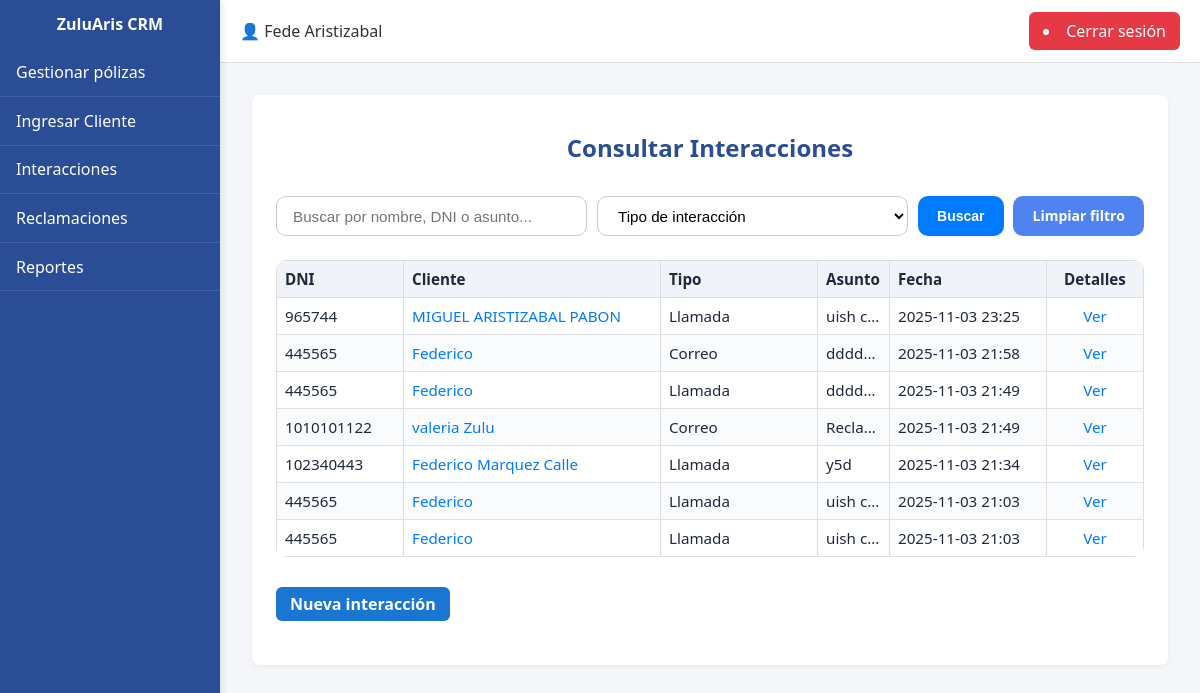
/interacciones/ (signed in), run on the app's committed database.
### CRM/models.py (models this page shows)
class Interacciones(models.Model):
    id = models.AutoField(primary_key=True)
    dni_cliente = models.ForeignKey(Clientes, on_delete=models.CASCADE)
    dni_asesor = models.ForeignKey(Usuarios, on_delete=models.CASCADE)
    fecha = models.DateTimeField(auto_now_add=True)
    id_tipo_interaccion = models.ForeignKey(TipoInteraccion, on_delete=models.CASCADE)
    asunto = models.CharField(max_length=100)
    observaciones = models.CharField(max_length=500, blank=True, null=True)
    class Meta:
        db_table = "interacciones"

class Clientes(models.Model):
    dni = models.CharField(max_length=50, primary_key=True)
    id_tipo_dni = models.ForeignKey(Tipo_DNI, on_delete=models.CASCADE)
    nombre = models.CharField(max_length=200)
    direccion = models.CharField(max_length=200, blank=True, null=True)
    id_ciudad = models.ForeignKey(Ciudades, on_delete=models.CASCADE)
    telefono = models.CharField(max_length=50, blank=True, null=True)
    celular = models.CharField(max_length=50)
    correo = models.EmailField(blank=True, null=True)
    asesor = models.ForeignKey("Usuarios", on_delete=models.SET_NULL, null=True, blank=True, related_name="clientes")
    class Meta:
        db_table = "clientes"

class TipoInteraccion(models.Model):
    id = models.AutoField(primary_key=True)
    descripcion = models.CharField(max_length=50, unique=True)
    class Meta:
        db_table = "tipo_interaccion"

### CRM/views.py (the view)
# urls.py: path('interacciones/', CRM.views.interacciones, name='interacciones'),
def interacciones(request):
    if not request.user.is_authenticated:
        messages.error(request, "Debes iniciar sesión para acceder a esta sección.")
        return redirect("/login")
    try:
        asesor = Usuarios.objects.get(user=request.user)
    except Usuarios.DoesNotExist:
        messages.error(request, "Tu cuenta no está asociada a un perfil válido.")
        return redirect("/")
    interacciones = Interacciones.objects.filter(dni_asesor=asesor).select_related(
        "dni_cliente", "id_tipo_interaccion"
    )
    query = request.GET.get("q")  # nombre o dni del cliente
    tipo_id = request.GET.get("tipo")
    if query:
        interacciones = interacciones.filter(
            Q(dni_cliente__nombre__icontains=query)
            | Q(dni_cliente__dni__icontains=query)
            | Q(asunto__icontains=query)
        )
    if tipo_id:
        interacciones = interacciones.filter(id_tipo_interaccion_id=tipo_id)
    interacciones = interacciones.order_by("-fecha")
    context = {
        "interacciones": interacciones,
        "tipos": TipoInteraccion.objects.all(),
        "query": query or "",
        "tipo_id": tipo_id or "",
    }
    return render(request, "interacciones.html", context)

### CRM/templates/interacciones.html (shortened to what this page needs)
{% extends 'layout_panel.html' %}
{% load static %}
{% block content %}
<div class="card">
    <div class="card-header">
        <h2>Consultar Interacciones</h2>
    </div>
    <form class="consulta-filtros" method="get" action="">
        <div class="grupo-busqueda">
            <input
                type="text"
                name="q"
                value="{{ query }}"
                placeholder="Buscar por nombre, DNI o asunto..."
                class="input-busqueda"
            >
            <select name="tipo" class="input-select">
                <option value="">Tipo de interacción</option>
            </select>
            <button type="submit" class="btn-buscar">Buscar</button>
            <a href="{% url 'interacciones' %}" class="btn-limpiar">Limpiar filtro</a>
        </div>
    </form>
    <table class="tabla_interacciones">
        <thead>
            <tr>
                <th class="col-header col-dni">DNI</th>
                <th class="col-header col-nombre">Cliente</th>
                <th class="col-header col-tipo">Tipo</th>
                <th class="col-header col-asunto">Asunto</th>
                <th class="col-header col-fecha">Fecha</th>
                <th class="col-header col-detalles">Detalles</th>
            </tr>
        </thead>
        <tbody>
            {% if interacciones %}
                {% for interaccion in interacciones %}
                <tr>
                    <td class="col-dni">{{ interaccion.dni_cliente.dni }}</td>
                    <td class="col-nombre">
                        <a href="{% url 'detalle_cliente' interaccion.dni_cliente.dni %}" class="cliente-link">
                            {{ interaccion.dni_cliente.nombre }}
                        </a>
                    </td>
                    <td class="col-tipo">{{ interaccion.id_tipo_interaccion.descripcion }}</td>
                    <td class="col-asunto">{{ interaccion.asunto }}</td>
                    <td class="col-fecha">{{ interaccion.fecha|date:"Y-m-d H:i" }}</td>
                    <td class="col-detalles">
                        <a href="{% url 'detalle_interaccion' interaccion.id %}" class="cliente-link">
                            Ver
                        </a>
                    </td>
                </tr>
                {% endfor %}
            {% else %}
                <tr>
                    <td colspan="6" style="text-align:center;">No hay interacciones registradas.</td>
                </tr>
            {% endif %}
        </tbody>
    </table>
    <div class="acciones-polizas">
        <a href="{% url 'registrar_interaccion' %}" class="btn-guardar">Nueva interacción</a>
    </div>
</div>
{% endblock %}

### CRM/templates/layout_panel.html (shortened to what this page needs)
{% load static %}
<!DOCTYPE html>
<html lang="es">
<head>
    {% load static %}
    <link rel="stylesheet" href="{% static 'styles/globalstyles.css' %}">
</head>
<body>
    <div class="container">
        <aside class="sidebar">
            <div class="logo">ZuluAris CRM</div>
            <nav>
                <ul>
                    <li><a href="/gestionar/">Gestionar pólizas</a></li>
                    <li><a href="/client_form/">Ingresar Cliente</a></li>
                    <li><a href="/interacciones/">Interacciones</a></li>
                    <li><a href="/reclamaciones/">Reclamaciones</a></li>
                    <li><a href="/reportes/">Reportes</a></li>
                </ul>
            </nav>
        </aside>
        <main class="main-content">
            <header class="navbar">
                <div class="navbar-left">
                    <span class="user">👤 {{ request.user.first_name }} {{ request.user.last_name }}</span>
                </div>
                <div class="navbar-right">
                    <li class="btn-logout">
                        <a href="/logout/">Cerrar sesión</a>
                    </li>
                </div>
            </header>
            <section class="content">
                {% block content %}
                {% endblock %}
            </section>
        </main>
    </div>
</body>
</html>

### data on the page
Interacciones: dni_cliente.dni "965744", dni_cliente.nombre "MIGUEL ARISTIZABAL PABON", id_tipo_interaccion.descripcion "Llamada", asunto "uish c…", fecha "2025-11-03 23:25"
Interacciones: dni_cliente.dni "445565", dni_cliente.nombre "Federico", id_tipo_interaccion.descripcion "Correo", asunto "dddd…", fecha "2025-11-03 21:58"
Interacciones: dni_cliente.dni "445565", dni_cliente.nombre "Federico", id_tipo_interaccion.descripcion "Llamada", asunto "dddd…", fecha "2025-11-03 21:49"
Interacciones: dni_cliente.dni "1010101122", dni_cliente.nombre "valeria Zulu", id_tipo_interaccion.descripcion "Correo", asunto "Recla…", fecha "2025-11-03 21:49"
Interacciones: dni_cliente.dni "102340443", dni_cliente.nombre "Federico Marquez Calle", id_tipo_interaccion.descripcion "Llamada", asunto "y5d", fecha "2025-11-03 21:34"
Interacciones: dni_cliente.dni "445565", dni_cliente.nombre "Federico", id_tipo_interaccion.descripcion "Llamada", asunto "uish c…", fecha "2025-11-03 21:03"
Interacciones: dni_cliente.dni "445565", dni_cliente.nombre "Federico", id_tipo_interaccion.descripcion "Llamada", asunto "uish c…", fecha "2025-11-03 21:03"

### other printed values
{{ request.user.first_name }} "Fede"
{{ request.user.last_name }} "Aristizabal"
